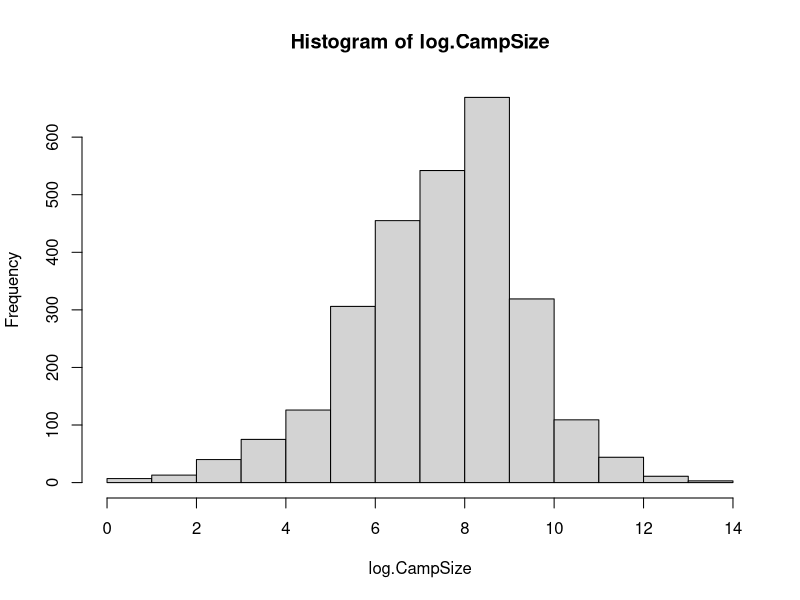
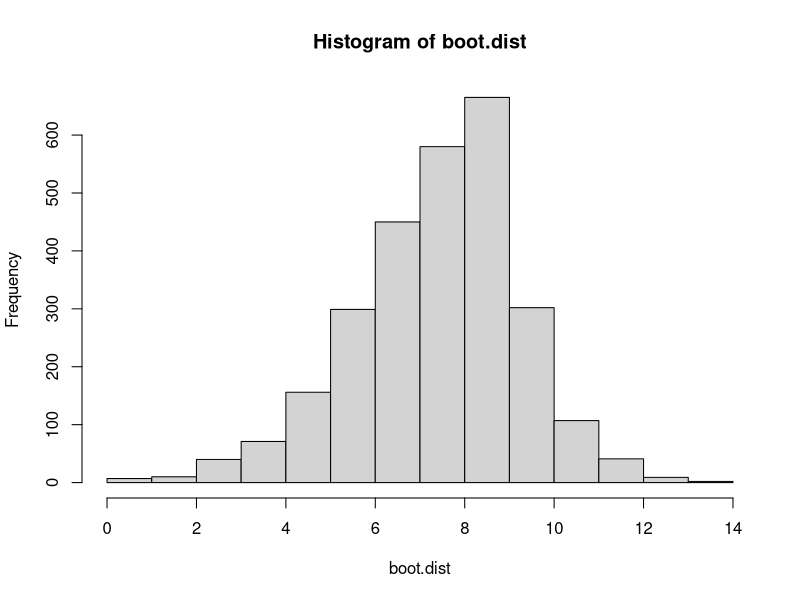
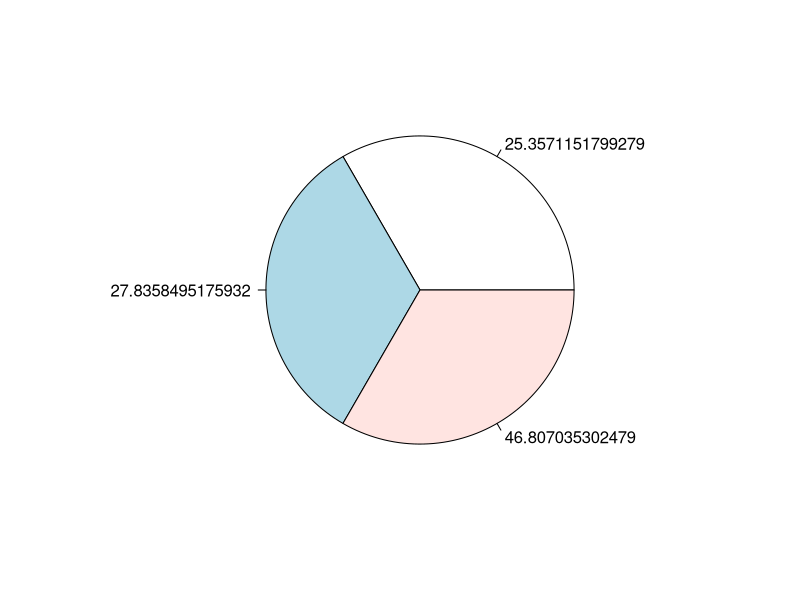

Here is the R script that generated these plots, in order:
## ---- chunk 1
#load the data from csv
foxData = read.csv("FlyingFoxMonitoring.csv",header = TRUE)

#converting factor to integer
blkFox <- suppressWarnings(c(as.numeric(as.character(foxData$BlackFlyingFox.Count))))
redFox<- suppressWarnings(c(as.numeric(as.character(foxData$LittleRedFlyingFox.Count))))
greyFox<- suppressWarnings(c(as.numeric(as.character(foxData$GreyHeadedFlyingFox.Count))))
totalFox <- suppressWarnings(c(as.numeric(as.character(foxData$TotalSpecies.Count))))
camp <- (as.character(foxData$Camp))

#remove rows where variable FlyingFoxesAbsent does not match the total count being zero or not.

idHasFox=which(foxData$FlyingFoxesAbsent!=TRUE)
idHasNoFox=which(suppressWarnings(c(as.numeric(as.character(foxData$TotalSpecies.Count))))!=0)
illogicalFox=setdiff(idHasFox,idHasNoFox)

##removing data with NA

#make a vector of the rows which have missing data
idNA=c(which(is.na(blkFox)),which(is.na(redFox)),which(is.na(greyFox)),which(is.na(totalFox)),which(is.na(camp)),illogicalFox)
paste(length(idNA),"cases have NAs")

#remove those rows
blkFox=blkFox[-idNA]
redFox=redFox[-idNA]
greyFox=greyFox[-idNA]
totalFox=totalFox[-idNA]


#calculate totals based on each species
myTotal = blkFox+redFox+greyFox
diffTotals = totalFox-myTotal

#make a vector where if the difference between the actual total and the sum of each species doesn't match the value is NA and if it does it's "good"
idBadMath=ifelse(diffTotals!=0,NA,"good")
paste(sum(is.na(idBadMath)),"rows have totals that dont match the sum of each species")
#making a vecor of the NAs (which are actually the rows with bad maths)
idBadMath=which(is.na(idBadMath))


#removing the rows that have bad maths
blkFox=blkFox[-idBadMath]
redFox=redFox[-idBadMath]
greyFox=greyFox[-idBadMath]
totalFox=totalFox[-idBadMath]



dirty <-c(idNA,idBadMath)
camp=camp[-dirty]


## ---- chunk 2
##natural logarithm of the total species count per camp
foxyCamps=which(foxData$FlyingFoxesAbsent!=TRUE)
foxyCamps=totalFox[foxyCamps]
log.CampSize=log(foxyCamps)
#paste(totalFox,logCampSize)
#logCampSize
foxyCamps.length=length(foxyCamps)

##histogram of camp size logarithm
hist(log.CampSize)
## ---- chunk 3

##boot strap of mean camp size logarithm
##Generating a Bootstrap Distribution
b = 10000
boot.dist = rep(NA, b)
for (i in 1:b) {
boot.sample = sample(foxyCamps, replace=TRUE)
boot.dist=log(boot.sample)
boot.dist[i]=mean(boot.dist, conf.level = 0.95)
sd(boot.dist)
}
hist(boot.dist)


## ---- chunk 4


#proportion for whole species
blk=sum(blkFox)
red=sum(redFox)
grey=sum(greyFox)
foxProp=c(blk,red,grey)/sum(totalFox)*100

pie(table(foxProp))

## ---- chunk 5
redFox.3b=which(redFox>0)
totalFox.3b=totalFox[redFox.3b]
redFox.3b=redFox[redFox.3b]

cor.test(redFox.3b/totalFox.3b,totalFox.3b, alternative = "two.sided", conf.level = 0.99)

## ---- chunk 6
#load and clean data
ehpCamp=foxData$EHP.CampId
ehpCamp=ehpCamp[-dirty]
#Use the function as.Date to convert the date strings in the variable SurveyDate into dates. 
date <- suppressWarnings(c(as.numeric(as.Date(foxData$SurveyDate,"%d/%m/%y"))))
date=date[-dirty]

#vector of id for Indooroopilly Island Camp
idIndoIsland=which(ehpCamp=="68")

#create vector of data and total fox count for Indooroopilly Island 
indoDates=date[idIndoIsland]
indoFox=totalFox[idIndoIsland]

# This is probably wrong
indo.lm=lm(indoFox ~indoDates)
summary(indo.lm)
